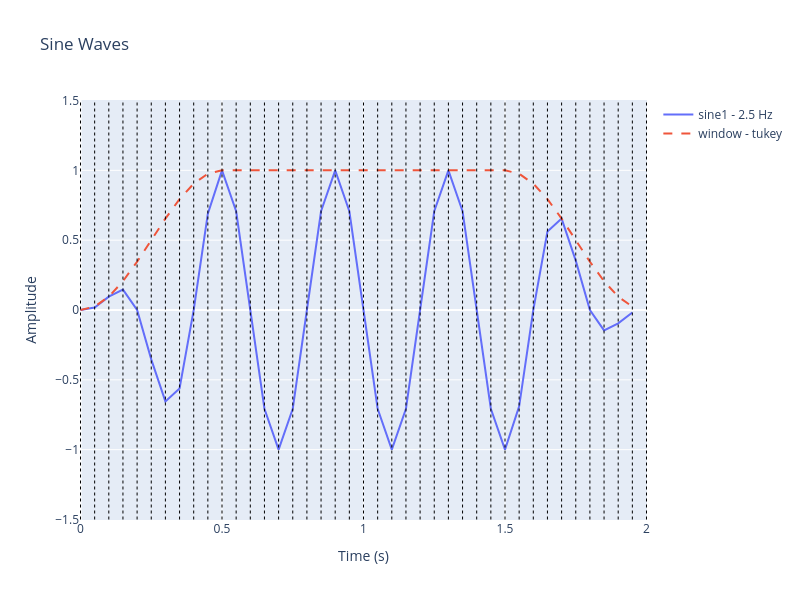
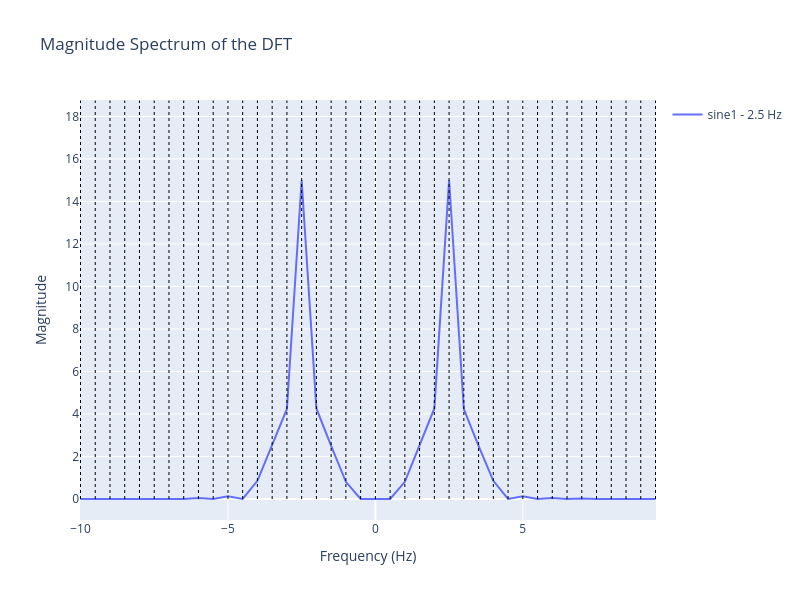
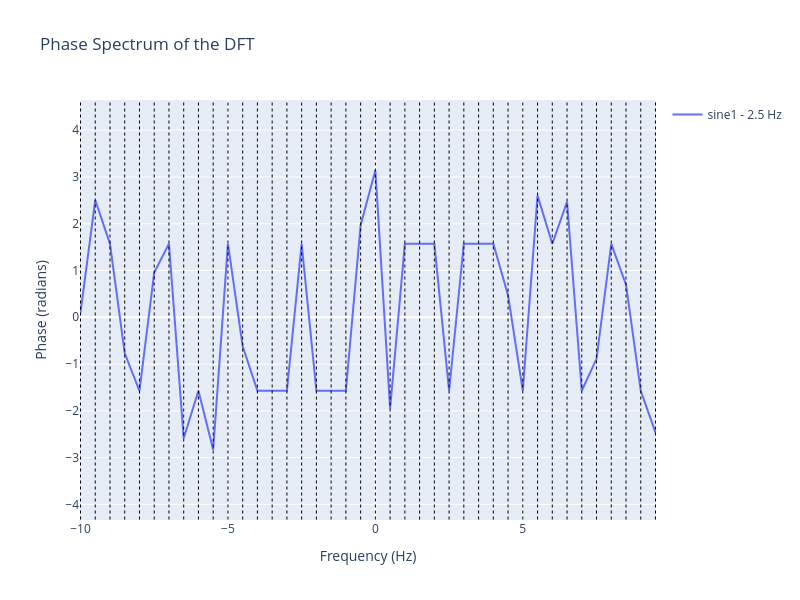

Notebook code for these charts, in order:
### Markdown cell above
In the code provided below, we demonstrate the effects of sampling on the Discrete Fourier Transform (DFT), primarily using a sine wave as an example. The code also enables users to explore either a second sine wave or a waveform generated through amplitude modulation (AM), frequency modulation (FM), or a combination of both sine waves. Dotted lines in the plots indicate the time steps or sampling intervals. In the context of AM and FM, Sine 1 functions as the carrier wave, while Sine 2 serves as the modulator. It's advisable to use the dotted line overlay only at lower sampling rates to prevent slow plotting.

### Code cell
import numpy as np
import plotly.graph_objects as go
from py_scripts.waveform_utils import generate_waveforms, apply_window_to_waveforms, plot_waveforms

config = {
    # Time step in seconds
    'n': 0.05, 
    
    # Maximum time
    't_max': 2.0, 
    
    # Waveforms to show as list: 'sine1', 'sine2', 'am', 'fm', 'sum', 'comb'
    'selected_waveforms': ['sine1'],
    
    # Parameters for sine wave 1: amp, freq, phase
    'amp1': 1.0, 'freq1': 2.5, 'phase1': 0*np.pi,
    
    # Parameters for sine wave 2: amp, freq, phase
    'amp2': 1.0, 'freq2': 17, 'phase2': 1*np.pi,
    
    # Set the modulation index for AM
    'index_am': 1,
    
    # Set the modulation index for FM
    'index_fm': 0.1,
    
    # Apply window function
    'apply_window': True,
    
    # Type of window function to apply. Reference here: https://docs.scipy.org/doc/scipy/reference/generated/scipy.signal.get_window.html
    'window_type': 'tukey',
    
    # Add dotted lines overlay (disable if using high SR!)
    'add_dotted_lines': True
}

waveform_data, t = generate_waveforms(config)

if config['apply_window']:
    waveform_data = apply_window_to_waveforms(waveform_data, t, config['window_type'])

plot_waveforms(waveform_data, t, config)

### Figure 1 — Plotly figure (JSON) as saved in the notebook; plotly's stock layout.template omitted (floating-point values rounded to 4 significant figures)
{"data": [{"mode": "lines", "name": "sine1 - 2.5 Hz", "type": "scatter", "x": [0, 0.05, 0.1, 0.15, 0.2, 0.25, 0.3, 0.35, 0.4, 0.45, 0.5, 0.55, 0.6, 0.65, 0.7, 0.75, 0.8, 0.85, 0.9, 0.95, 1, 1.05, 1.1, 1.15, 1.2, 1.25, 1.3, 1.35, 1.4, 1.45, 1.5, 1.55, 1.6, 1.65, 1.7, 1.75, 1.8, 1.85, 1.9, 1.95], "y": [0, 0.0173, 0.09549, 0.1457, 4.231e-17, -0.3536, -0.6545, -0.5614, -2.215e-16, 0.6898, 1, 0.7071, -1.409e-15, -0.7071, -1, -0.7071, -4.899e-16, 0.7071, 1, 0.7071, 6.123e-16, -0.7071, -1, -0.7071, 2.818e-15, 0.7071, 1, 0.7071, -2.695e-15, -0.7071, -1, -0.6898, -8.862e-16, 0.5614, 0.6545, 0.3536, 3.808e-16, -0.1457, -0.09549, -0.0173]}, {"line": {"dash": "dash"}, "mode": "lines", "name": "window - tukey", "type": "scatter", "x": [0, 0.05, 0.1, 0.15, 0.2, 0.25, 0.3, 0.35, 0.4, 0.45, 0.5, 0.55, 0.6, 0.65, 0.7, 0.75, 0.8, 0.85, 0.9, 0.95, 1, 1.05, 1.1, 1.15, 1.2, 1.25, 1.3, 1.35, 1.4, 1.45, 1.5, 1.55, 1.6, 1.65, 1.7, 1.75, 1.8, 1.85, 1.9, 1.95], "y": [0, 0.02447, 0.09549, 0.2061, 0.3455, 0.5, 0.6545, 0.7939, 0.9045, 0.9755, 1, 1, 1, 1, 1, 1, 1, 1, 1, 1, 1, 1, 1, 1, 1, 1, 1, 1, 1, 1, 1, 0.9755, 0.9045, 0.7939, 0.6545, 0.5, 0.3455, 0.2061, 0.09549, 0.02447]}], "layout": {"autosize": false, "height": 600, "shapes": [{"line": {"color": "Black", "dash": "dot", "width": 1}, "type": "line", "x0": 0, "x1": 0, "y0": -1.5, "y1": 1.5}, {"line": {"color": "Black", "dash": "dot", "width": 1}, "type": "line", "x0": 0.05, "x1": 0.05, "y0": -1.5, "y1": 1.5}, {"line": {"color": "Black", "dash": "dot", "width": 1}, "type": "line", "x0": 0.1, "x1": 0.1, "y0": -1.5, "y1": 1.5}, {"line": {"color": "Black", "dash": "dot", "width": 1}, "type": "line", "x0": 0.15, "x1": 0.15, "y0": -1.5, "y1": 1.5}, {"line": {"color": "Black", "dash": "dot", "width": 1}, "type": "line", "x0": 0.2, "x1": 0.2, "y0": -1.5, "y1": 1.5}, {"line": {"color": "Black", "dash": "dot", "width": 1}, "type": "line", "x0": 0.25, "x1": 0.25, "y0": -1.5, "y1": 1.5}, {"line": {"color": "Black", "dash": "dot", "width": 1}, "type": "line", "x0": 0.3, "x1": 0.3, "y0": -1.5, "y1": 1.5}, {"line": {"color": "Black", "dash": "dot", "width": 1}, "type": "line", "x0": 0.35, "x1": 0.35, "y0": -1.5, "y1": 1.5}, {"line": {"color": "Black", "dash": "dot", "width": 1}, "type": "line", "x0": 0.4, "x1": 0.4, "y0": -1.5, "y1": 1.5}, {"line": {"color": "Black", "dash": "dot", "width": 1}, "type": "line", "x0": 0.45, "x1": 0.45, "y0": -1.5, "y1": 1.5}, {"line": {"color": "Black", "dash": "dot", "width": 1}, "type": "line", "x0": 0.5, "x1": 0.5, "y0": -1.5, "y1": 1.5}, {"line": {"color": "Black", "dash": "dot", "width": 1}, "type": "line", "x0": 0.55, "x1": 0.55, "y0": -1.5, "y1": 1.5}, {"line": {"color": "Black", "dash": "dot", "width": 1}, "type": "line", "x0": 0.6, "x1": 0.6, "y0": -1.5, "y1": 1.5}, {"line": {"color": "Black", "dash": "dot", "width": 1}, "type": "line", "x0": 0.65, "x1": 0.65, "y0": -1.5, "y1": 1.5}, {"line": {"color": "Black", "dash": "dot", "width": 1}, "type": "line", "x0": 0.7, "x1": 0.7, "y0": -1.5, "y1": 1.5}, {"line": {"color": "Black", "dash": "dot", "width": 1}, "type": "line", "x0": 0.75, "x1": 0.75, "y0": -1.5, "y1": 1.5}, {"line": {"color": "Black", "dash": "dot", "width": 1}, "type": "line", "x0": 0.8, "x1": 0.8, "y0": -1.5, "y1": 1.5}, {"line": {"color": "Black", "dash": "dot", "width": 1}, "type": "line", "x0": 0.85, "x1": 0.85, "y0": -1.5, "y1": 1.5}, {"line": {"color": "Black", "dash": "dot", "width": 1}, "type": "line", "x0": 0.9, "x1": 0.9, "y0": -1.5, "y1": 1.5}, {"line": {"color": "Black", "dash": "dot", "width": 1}, "type": "line", "x0": 0.95, "x1": 0.95, "y0": -1.5, "y1": 1.5}, {"line": {"color": "Black", "dash": "dot", "width": 1}, "type": "line", "x0": 1, "x1": 1, "y0": -1.5, "y1": 1.5}, {"line": {"color": "Black", "dash": "dot", "width": 1}, "type": "line", "x0": 1.05, "x1": 1.05, "y0": -1.5, "y1": 1.5}, {"line": {"color": "Black", "dash": "dot", "width": 1}, "type": "line", "x0": 1.1, "x1": 1.1, "y0": -1.5, "y1": 1.5}, {"line": {"color": "Black", "dash": "dot", "width": 1}, "type": "line", "x0": 1.15, "x1": 1.15, "y0": -1.5, "y1": 1.5}, {"line": {"color": "Black", "dash": "dot", "width": 1}, "type": "line", "x0": 1.2, "x1": 1.2, "y0": -1.5, "y1": 1.5}, {"line": {"color": "Black", "dash": "dot", "width": 1}, "type": "line", "x0": 1.25, "x1": 1.25, "y0": -1.5, "y1": 1.5}, {"line": {"color": "Black", "dash": "dot", "width": 1}, "type": "line", "x0": 1.3, "x1": 1.3, "y0": -1.5, "y1": 1.5}, {"line": {"color": "Black", "dash": "dot", "width": 1}, "type": "line", "x0": 1.35, "x1": 1.35, "y0": -1.5, "y1": 1.5}, {"line": {"color": "Black", "dash": "dot", "width": 1}, "type": "line", "x0": 1.4, "x1": 1.4, "y0": -1.5, "y1": 1.5}, {"line": {"color": "Black", "dash": "dot", "width": 1}, "type": "line", "x0": 1.45, "x1": 1.45, "y0": -1.5, "y1": 1.5}, {"line": {"color": "Black", "dash": "dot", "width": 1}, "type": "line", "x0": 1.5, "x1": 1.5, "y0": -1.5, "y1": 1.5}, {"line": {"color": "Black", "dash": "dot", "width": 1}, "type": "line", "x0": 1.55, "x1": 1.55, "y0": -1.5, "y1": 1.5}, {"line": {"color": "Black", "dash": "dot", "width": 1}, "type": "line", "x0": 1.6, "x1": 1.6, "y0": -1.5, "y1": 1.5}, {"line": {"color": "Black", "dash": "dot", "width": 1}, "type": "line", "x0": 1.65, "x1": 1.65, "y0": -1.5, "y1": 1.5}, {"line": {"color": "Black", "dash": "dot", "width": 1}, "type": "line", "x0": 1.7, "x1": 1.7, "y0": -1.5, "y1": 1.5}, {"line": {"color": "Black", "dash": "dot", "width": 1}, "type": "line", "x0": 1.75, "x1": 1.75, "y0": -1.5, "y1": 1.5}, {"line": {"color": "Black", "dash": "dot", "width": 1}, "type": "line", "x0": 1.8, "x1": 1.8, "y0": -1.5, "y1": 1.5}, {"line": {"color": "Black", "dash": "dot", "width": 1}, "type": "line", "x0": 1.85, "x1": 1.85, "y0": -1.5, "y1": 1.5}, {"line": {"color": "Black", "dash": "dot", "width": 1}, "type": "line", "x0": 1.9, "x1": 1.9, "y0": -1.5, "y1": 1.5}, {"line": {"color": "Black", "dash": "dot", "width": 1}, "type": "line", "x0": 1.95, "x1": 1.95, "y0": -1.5, "y1": 1.5}, {"line": {"color": "Black", "dash": "dot", "width": 1}, "type": "line", "x0": 2, "x1": 2, "y0": -1.5, "y1": 1.5}], "showlegend": true, "title": {"text": "Sine Waves"}, "width": 800, "xaxis": {"title": {"text": "Time (s)"}}, "yaxis": {"title": {"text": "Amplitude"}}}}

### Figure 2 — Plotly figure (JSON) as saved in the notebook; plotly's stock layout.template omitted (floating-point values rounded to 4 significant figures)
{"data": [{"mode": "lines", "name": "sine1 - 2.5 Hz", "type": "scatter", "x": [-10, -9.5, -9, -8.5, -8, -7.5, -7, -6.5, -6, -5.5, -5, -4.5, -4, -3.5, -3, -2.5, -2, -1.5, -1, -0.5, 0, 0.5, 1, 1.5, 2, 2.5, 3, 3.5, 4, 4.5, 5, 5.5, 6, 6.5, 7, 7.5, 8, 8.5, 9, 9.5], "y": [2.272e-15, 3.37e-15, 0.003742, 2.078e-15, 0.008939, 2.379e-15, 0.01853, 5.481e-15, 0.04176, 2.173e-15, 0.1241, 5.7e-16, 0.8541, 2.5, 4.235, 15.0, 4.262, 2.5, 0.8086, 1.721e-15, 5.938e-15, 1.675e-15, 0.8086, 2.5, 4.262, 15, 4.235, 2.5, 0.8541, 4.904e-16, 0.1241, 3.451e-15, 0.04176, 5.352e-15, 0.01853, 2.333e-15, 0.008939, 1.986e-15, 0.003742, 3.201e-15]}], "layout": {"autosize": false, "height": 600, "shapes": [{"line": {"color": "Black", "dash": "dot", "width": 1}, "type": "line", "x0": -10, "x1": -10, "y0": 0, "y1": 18.75}, {"line": {"color": "Black", "dash": "dot", "width": 1}, "type": "line", "x0": -9.5, "x1": -9.5, "y0": 0, "y1": 18.75}, {"line": {"color": "Black", "dash": "dot", "width": 1}, "type": "line", "x0": -9, "x1": -9, "y0": 0, "y1": 18.75}, {"line": {"color": "Black", "dash": "dot", "width": 1}, "type": "line", "x0": -8.5, "x1": -8.5, "y0": 0, "y1": 18.75}, {"line": {"color": "Black", "dash": "dot", "width": 1}, "type": "line", "x0": -8, "x1": -8, "y0": 0, "y1": 18.75}, {"line": {"color": "Black", "dash": "dot", "width": 1}, "type": "line", "x0": -7.5, "x1": -7.5, "y0": 0, "y1": 18.75}, {"line": {"color": "Black", "dash": "dot", "width": 1}, "type": "line", "x0": -7, "x1": -7, "y0": 0, "y1": 18.75}, {"line": {"color": "Black", "dash": "dot", "width": 1}, "type": "line", "x0": -6.5, "x1": -6.5, "y0": 0, "y1": 18.75}, {"line": {"color": "Black", "dash": "dot", "width": 1}, "type": "line", "x0": -6, "x1": -6, "y0": 0, "y1": 18.75}, {"line": {"color": "Black", "dash": "dot", "width": 1}, "type": "line", "x0": -5.5, "x1": -5.5, "y0": 0, "y1": 18.75}, {"line": {"color": "Black", "dash": "dot", "width": 1}, "type": "line", "x0": -5, "x1": -5, "y0": 0, "y1": 18.75}, {"line": {"color": "Black", "dash": "dot", "width": 1}, "type": "line", "x0": -4.5, "x1": -4.5, "y0": 0, "y1": 18.75}, {"line": {"color": "Black", "dash": "dot", "width": 1}, "type": "line", "x0": -4, "x1": -4, "y0": 0, "y1": 18.75}, {"line": {"color": "Black", "dash": "dot", "width": 1}, "type": "line", "x0": -3.5, "x1": -3.5, "y0": 0, "y1": 18.75}, {"line": {"color": "Black", "dash": "dot", "width": 1}, "type": "line", "x0": -3, "x1": -3, "y0": 0, "y1": 18.75}, {"line": {"color": "Black", "dash": "dot", "width": 1}, "type": "line", "x0": -2.5, "x1": -2.5, "y0": 0, "y1": 18.75}, {"line": {"color": "Black", "dash": "dot", "width": 1}, "type": "line", "x0": -2, "x1": -2, "y0": 0, "y1": 18.75}, {"line": {"color": "Black", "dash": "dot", "width": 1}, "type": "line", "x0": -1.5, "x1": -1.5, "y0": 0, "y1": 18.75}, {"line": {"color": "Black", "dash": "dot", "width": 1}, "type": "line", "x0": -1, "x1": -1, "y0": 0, "y1": 18.75}, {"line": {"color": "Black", "dash": "dot", "width": 1}, "type": "line", "x0": -0.5, "x1": -0.5, "y0": 0, "y1": 18.75}, {"line": {"color": "Black", "dash": "dot", "width": 1}, "type": "line", "x0": 0, "x1": 0, "y0": 0, "y1": 18.75}, {"line": {"color": "Black", "dash": "dot", "width": 1}, "type": "line", "x0": 0.5, "x1": 0.5, "y0": 0, "y1": 18.75}, {"line": {"color": "Black", "dash": "dot", "width": 1}, "type": "line", "x0": 1, "x1": 1, "y0": 0, "y1": 18.75}, {"line": {"color": "Black", "dash": "dot", "width": 1}, "type": "line", "x0": 1.5, "x1": 1.5, "y0": 0, "y1": 18.75}, {"line": {"color": "Black", "dash": "dot", "width": 1}, "type": "line", "x0": 2, "x1": 2, "y0": 0, "y1": 18.75}, {"line": {"color": "Black", "dash": "dot", "width": 1}, "type": "line", "x0": 2.5, "x1": 2.5, "y0": 0, "y1": 18.75}, {"line": {"color": "Black", "dash": "dot", "width": 1}, "type": "line", "x0": 3, "x1": 3, "y0": 0, "y1": 18.75}, {"line": {"color": "Black", "dash": "dot", "width": 1}, "type": "line", "x0": 3.5, "x1": 3.5, "y0": 0, "y1": 18.75}, {"line": {"color": "Black", "dash": "dot", "width": 1}, "type": "line", "x0": 4, "x1": 4, "y0": 0, "y1": 18.75}, {"line": {"color": "Black", "dash": "dot", "width": 1}, "type": "line", "x0": 4.5, "x1": 4.5, "y0": 0, "y1": 18.75}, {"line": {"color": "Black", "dash": "dot", "width": 1}, "type": "line", "x0": 5, "x1": 5, "y0": 0, "y1": 18.75}, {"line": {"color": "Black", "dash": "dot", "width": 1}, "type": "line", "x0": 5.5, "x1": 5.5, "y0": 0, "y1": 18.75}, {"line": {"color": "Black", "dash": "dot", "width": 1}, "type": "line", "x0": 6, "x1": 6, "y0": 0, "y1": 18.75}, {"line": {"color": "Black", "dash": "dot", "width": 1}, "type": "line", "x0": 6.5, "x1": 6.5, "y0": 0, "y1": 18.75}, {"line": {"color": "Black", "dash": "dot", "width": 1}, "type": "line", "x0": 7, "x1": 7, "y0": 0, "y1": 18.75}, {"line": {"color": "Black", "dash": "dot", "width": 1}, "type": "line", "x0": 7.5, "x1": 7.5, "y0": 0, "y1": 18.75}, {"line": {"color": "Black", "dash": "dot", "width": 1}, "type": "line", "x0": 8, "x1": 8, "y0": 0, "y1": 18.75}, {"line": {"color": "Black", "dash": "dot", "width": 1}, "type": "line", "x0": 8.5, "x1": 8.5, "y0": 0, "y1": 18.75}, {"line": {"color": "Black", "dash": "dot", "width": 1}, "type": "line", "x0": 9, "x1": 9, "y0": 0, "y1": 18.75}, {"line": {"color": "Black", "dash": "dot", "width": 1}, "type": "line", "x0": 9.5, "x1": 9.5, "y0": 0, "y1": 18.75}], "showlegend": true, "title": {"text": "Magnitude Spectrum of the DFT"}, "width": 800, "xaxis": {"title": {"text": "Frequency (Hz)"}}, "yaxis": {"title": {"text": "Magnitude"}}}}

### Figure 3 — Plotly figure (JSON) as saved in the notebook; plotly's stock layout.template omitted (floating-point values rounded to 4 significant figures)
{"data": [{"mode": "lines", "name": "sine1 - 2.5 Hz", "type": "scatter", "x": [-10, -9.5, -9, -8.5, -8, -7.5, -7, -6.5, -6, -5.5, -5, -4.5, -4, -3.5, -3, -2.5, -2, -1.5, -1, -0.5, 0, 0.5, 1, 1.5, 2, 2.5, 3, 3.5, 4, 4.5, 5, 5.5, 6, 6.5, 7, 7.5, 8, 8.5, 9, 9.5], "y": [0.09789, 2.507, 1.571, -0.7693, -1.571, 0.9556, 1.571, -2.587, -1.571, -2.83, 1.571, -0.6194, -1.571, -1.571, -1.571, 1.571, -1.571, -1.571, -1.571, 1.967, 3.142, -1.952, 1.571, 1.571, 1.571, -1.571, 1.571, 1.571, 1.571, 0.4699, -1.571, 2.601, 1.571, 2.47, -1.571, -0.8876, 1.571, 0.6984, -1.571, -2.467]}], "layout": {"autosize": false, "height": 600, "shapes": [{"line": {"color": "Black", "dash": "dot", "width": 1}, "type": "line", "x0": -10, "x1": -10, "y0": -4.323, "y1": 4.634}, {"line": {"color": "Black", "dash": "dot", "width": 1}, "type": "line", "x0": -9.5, "x1": -9.5, "y0": -4.323, "y1": 4.634}, {"line": {"color": "Black", "dash": "dot", "width": 1}, "type": "line", "x0": -9, "x1": -9, "y0": -4.323, "y1": 4.634}, {"line": {"color": "Black", "dash": "dot", "width": 1}, "type": "line", "x0": -8.5, "x1": -8.5, "y0": -4.323, "y1": 4.634}, {"line": {"color": "Black", "dash": "dot", "width": 1}, "type": "line", "x0": -8, "x1": -8, "y0": -4.323, "y1": 4.634}, {"line": {"color": "Black", "dash": "dot", "width": 1}, "type": "line", "x0": -7.5, "x1": -7.5, "y0": -4.323, "y1": 4.634}, {"line": {"color": "Black", "dash": "dot", "width": 1}, "type": "line", "x0": -7, "x1": -7, "y0": -4.323, "y1": 4.634}, {"line": {"color": "Black", "dash": "dot", "width": 1}, "type": "line", "x0": -6.5, "x1": -6.5, "y0": -4.323, "y1": 4.634}, {"line": {"color": "Black", "dash": "dot", "width": 1}, "type": "line", "x0": -6, "x1": -6, "y0": -4.323, "y1": 4.634}, {"line": {"color": "Black", "dash": "dot", "width": 1}, "type": "line", "x0": -5.5, "x1": -5.5, "y0": -4.323, "y1": 4.634}, {"line": {"color": "Black", "dash": "dot", "width": 1}, "type": "line", "x0": -5, "x1": -5, "y0": -4.323, "y1": 4.634}, {"line": {"color": "Black", "dash": "dot", "width": 1}, "type": "line", "x0": -4.5, "x1": -4.5, "y0": -4.323, "y1": 4.634}, {"line": {"color": "Black", "dash": "dot", "width": 1}, "type": "line", "x0": -4, "x1": -4, "y0": -4.323, "y1": 4.634}, {"line": {"color": "Black", "dash": "dot", "width": 1}, "type": "line", "x0": -3.5, "x1": -3.5, "y0": -4.323, "y1": 4.634}, {"line": {"color": "Black", "dash": "dot", "width": 1}, "type": "line", "x0": -3, "x1": -3, "y0": -4.323, "y1": 4.634}, {"line": {"color": "Black", "dash": "dot", "width": 1}, "type": "line", "x0": -2.5, "x1": -2.5, "y0": -4.323, "y1": 4.634}, {"line": {"color": "Black", "dash": "dot", "width": 1}, "type": "line", "x0": -2, "x1": -2, "y0": -4.323, "y1": 4.634}, {"line": {"color": "Black", "dash": "dot", "width": 1}, "type": "line", "x0": -1.5, "x1": -1.5, "y0": -4.323, "y1": 4.634}, {"line": {"color": "Black", "dash": "dot", "width": 1}, "type": "line", "x0": -1, "x1": -1, "y0": -4.323, "y1": 4.634}, {"line": {"color": "Black", "dash": "dot", "width": 1}, "type": "line", "x0": -0.5, "x1": -0.5, "y0": -4.323, "y1": 4.634}, {"line": {"color": "Black", "dash": "dot", "width": 1}, "type": "line", "x0": 0, "x1": 0, "y0": -4.323, "y1": 4.634}, {"line": {"color": "Black", "dash": "dot", "width": 1}, "type": "line", "x0": 0.5, "x1": 0.5, "y0": -4.323, "y1": 4.634}, {"line": {"color": "Black", "dash": "dot", "width": 1}, "type": "line", "x0": 1, "x1": 1, "y0": -4.323, "y1": 4.634}, {"line": {"color": "Black", "dash": "dot", "width": 1}, "type": "line", "x0": 1.5, "x1": 1.5, "y0": -4.323, "y1": 4.634}, {"line": {"color": "Black", "dash": "dot", "width": 1}, "type": "line", "x0": 2, "x1": 2, "y0": -4.323, "y1": 4.634}, {"line": {"color": "Black", "dash": "dot", "width": 1}, "type": "line", "x0": 2.5, "x1": 2.5, "y0": -4.323, "y1": 4.634}, {"line": {"color": "Black", "dash": "dot", "width": 1}, "type": "line", "x0": 3, "x1": 3, "y0": -4.323, "y1": 4.634}, {"line": {"color": "Black", "dash": "dot", "width": 1}, "type": "line", "x0": 3.5, "x1": 3.5, "y0": -4.323, "y1": 4.634}, {"line": {"color": "Black", "dash": "dot", "width": 1}, "type": "line", "x0": 4, "x1": 4, "y0": -4.323, "y1": 4.634}, {"line": {"color": "Black", "dash": "dot", "width": 1}, "type": "line", "x0": 4.5, "x1": 4.5, "y0": -4.323, "y1": 4.634}, {"line": {"color": "Black", "dash": "dot", "width": 1}, "type": "line", "x0": 5, "x1": 5, "y0": -4.323, "y1": 4.634}, {"line": {"color": "Black", "dash": "dot", "width": 1}, "type": "line", "x0": 5.5, "x1": 5.5, "y0": -4.323, "y1": 4.634}, {"line": {"color": "Black", "dash": "dot", "width": 1}, "type": "line", "x0": 6, "x1": 6, "y0": -4.323, "y1": 4.634}, {"line": {"color": "Black", "dash": "dot", "width": 1}, "type": "line", "x0": 6.5, "x1": 6.5, "y0": -4.323, "y1": 4.634}, {"line": {"color": "Black", "dash": "dot", "width": 1}, "type": "line", "x0": 7, "x1": 7, "y0": -4.323, "y1": 4.634}, {"line": {"color": "Black", "dash": "dot", "width": 1}, "type": "line", "x0": 7.5, "x1": 7.5, "y0": -4.323, "y1": 4.634}, {"line": {"color": "Black", "dash": "dot", "width": 1}, "type": "line", "x0": 8, "x1": 8, "y0": -4.323, "y1": 4.634}, {"line": {"color": "Black", "dash": "dot", "width": 1}, "type": "line", "x0": 8.5, "x1": 8.5, "y0": -4.323, "y1": 4.634}, {"line": {"color": "Black", "dash": "dot", "width": 1}, "type": "line", "x0": 9, "x1": 9, "y0": -4.323, "y1": 4.634}, {"line": {"color": "Black", "dash": "dot", "width": 1}, "type": "line", "x0": 9.5, "x1": 9.5, "y0": -4.323, "y1": 4.634}], "showlegend": true, "title": {"text": "Phase Spectrum of the DFT"}, "width": 800, "xaxis": {"title": {"text": "Frequency (Hz)"}}, "yaxis": {"title": {"text": "Phase (radians)"}}}}
